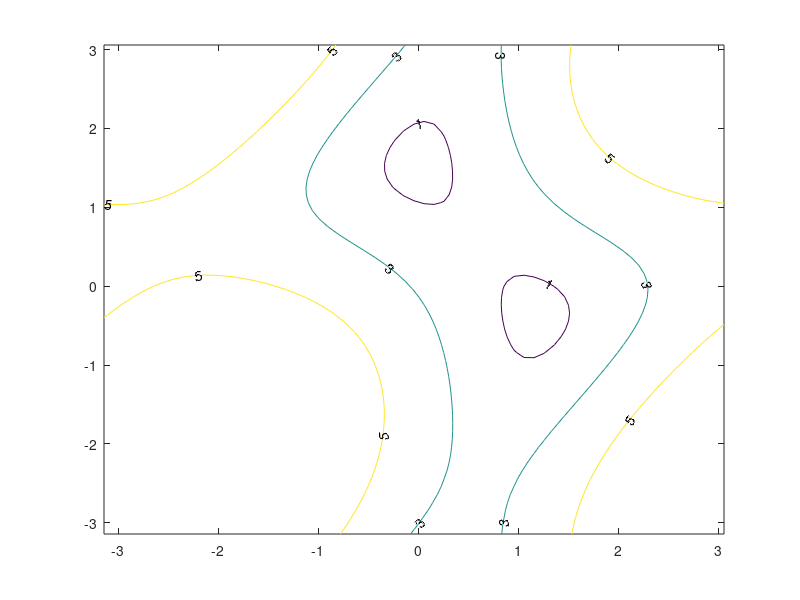

Here is the MATLAB script that generated this plot:
clear all

P(1) = 3 ;
P(2) = 2 ;
l1 = 3 ;
l2 = 2 ;
theta1 = -pi:0.1:pi ;
theta2 = theta1 ;
[theta1,theta2] = meshgrid(theta1,theta2) ;
Q1 = l1 * cos(theta1) + l2 * cos(theta2) ;
Q2 = l1 * sin(theta1) + l2 * sin(theta2) ;

f = sqrt((3-Q1).^2 + (2-Q2).^2) ;




v = [1,3,5]
contour(theta1,theta2,f,v,'ShowText','on')

